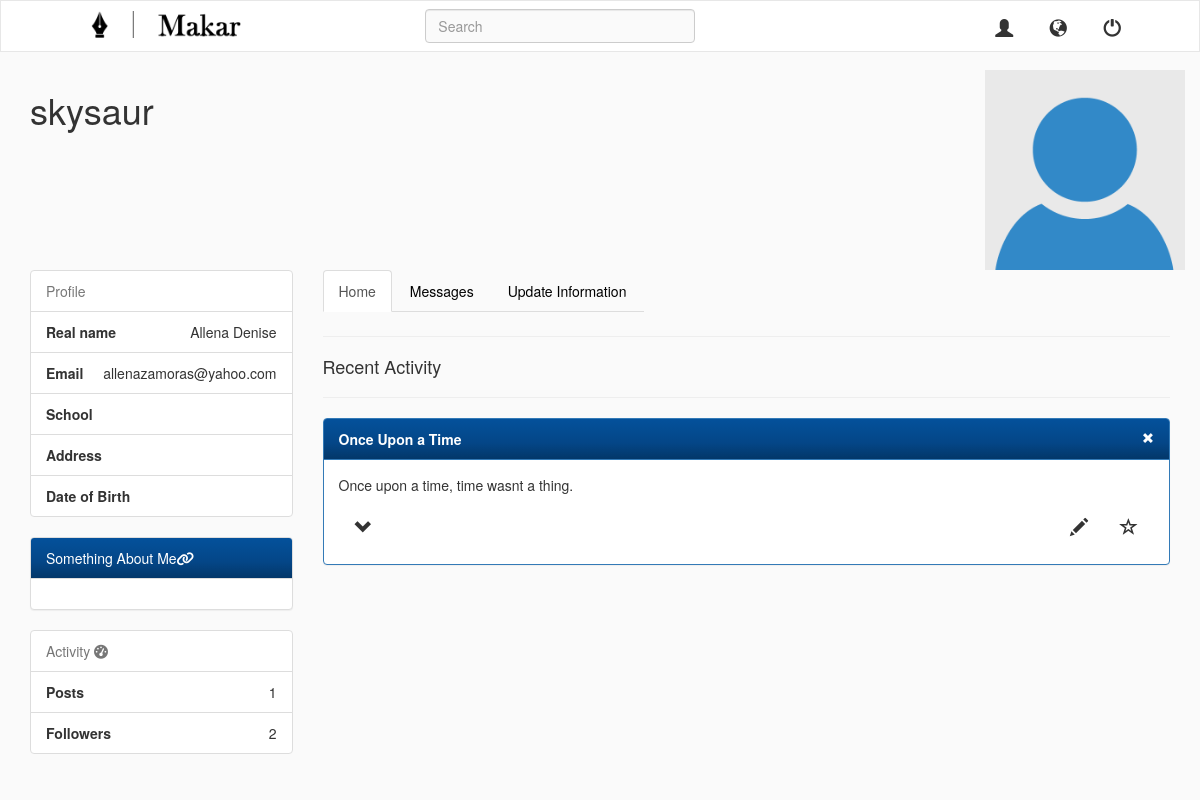
The app's page /profile.php (signed in) with its own data.
### tables this page shows
CREATE TABLE `users` (
  `user_id` int(11) NOT NULL,
  `name` varchar(50) DEFAULT NULL,
  `username` varchar(50) NOT NULL,
  `email` varchar(50) DEFAULT NULL,
  `password` varchar(50) DEFAULT NULL,
  `address` varchar(50) DEFAULT NULL,
  `school` varchar(50) DEFAULT NULL,
  `dob` date DEFAULT NULL,
  `about` varchar(50) DEFAULT NULL,
  `profile_pic` varchar(50) DEFAULT NULL
);

CREATE TABLE `post` (
  `post_id` int(11) NOT NULL,
  `post_title` varchar(70) DEFAULT NULL,
  `post` varchar(170) DEFAULT NULL,
  `no_contri` int(11) DEFAULT '0',
  `no_fave` int(11) DEFAULT NULL,
  `author_id` int(11) DEFAULT NULL,
  `pdate` datetime DEFAULT CURRENT_TIMESTAMP
);

### profile.php (the view, shortened to what this page needs)
<!DOCTYPE html>
<html lang="en">
<head>
    <link rel="stylesheet" type="text/css" href="dist/css/bootstrap.min.css">
    <link rel="stylesheet" href="css/animate.css">
</head>
<body>
    <div class='container-fluid'>
      <?php
  		require("navbar.php");
  		if(isset($_GET['id'])){
        		$id = $_GET['id'];
        	}else{
        		$id = $_SESSION['user_id'];
        	}
          $query = mysqli_query($conn,"SELECT * FROM users WHERE user_id='{$id}'");
          $row = mysqli_fetch_assoc($query);
  	  ?>
      <div class="container animated fadeIn">
        <div class="row">
            <div class="col-sm-8" id="username"><h1><?php echo $row['username']?></h1></div>
            <div class="col-sm-4 pull-right" id="prof_pic">
                <?php
                    if($row['profile_pic'] == ""){
                      echo "<img title='profile image' class='img-responsive' src='img/default.png' alt='Default Profile Pic'>";
                    } else {
                      echo "<img title='profile image' class='img-responsive img-thumbnail' src='img/".$row['profile_pic']."' alt='Profile Pic'>";
                    }
                    echo "<br>";
                ?>
            </div>
        </div>
        <div class="row">
          <div class="col-sm-3">
              <ul class="list-group">
                <li class="list-group-item text-muted">Profile</li>
                <li class='list-group-item text-right' id="name"><span class='pull-left'><strong>Real name</strong></span><?php echo $row["name"]?></li>
                <li class='list-group-item text-right' id='email'><span class='pull-left'><strong>Email</strong></span>
                  <?php if($row["email"]!=""){
                          echo $row["email"];
                        }else{
                          echo "&nbsp;&nbsp;&nbsp;&nbsp;";
                        }
                  ?>
                </li>
                <li class='list-group-item text-right' id='school'><span class='pull-left'><strong>School</strong></span>
                </li>
                <li class='list-group-item text-right' id='address'><span class='pull-left'><strong>Address</strong></span>
                </li>
                <li class='list-group-item text-right' id='dob'><span class='pull-left'><strong>Date of Birth</strong></span>
                </li>
              </ul>
              <link rel="stylesheet" type="text/css" href="css/font-awesome.min.css">
              <div class="panel panel-default">
                <div class="panel-heading">Something About Me<i class="fa fa-link fa-1x"></i></div>
                <div class="panel-body" id="about"><?php echo $row["about"] ?></div>
              </div>
              <ul class="list-group">
                <li class="list-group-item text-muted">Activity <i class="fa fa-dashboard fa-1x"></i></li>
                <li class="list-group-item text-right"><span class="pull-left"><strong>Posts</strong></span>
                  <?php
                    $postquery = mysqli_query($conn,"SELECT COUNT(post_id) FROM post WHERE author_id='{$row['user_id']}'");
                    $postcount = mysqli_fetch_row($postquery);
                    echo $postcount[0];
                  ?>
                </li>
                <li class="list-group-item text-right"><span class="pull-left"><strong>Followers</strong></span>
                  <?php
                    $followerquery = mysqli_query($conn,"SELECT COUNT(follower_id) FROM followers WHERE user_id='{$row['user_id']}'");
                    $followercount = mysqli_fetch_row($followerquery);
                    echo $followercount[0];
                  ?>
                </li>
              </ul>
          </div>
          <div class="col-sm-9">
              <ul class="nav nav-tabs" id="myTab">
                <li class="active"><a href="#home" data-toggle="tab">Home</a></li>
                <li><a href="#messages" data-toggle="tab">Messages</a></li>
                <li><a href="#update" data-toggle="tab">Update Information</a></li>
              </ul>
              <div class="tab-content">
                 <div class="tab-pane active" id="home">
                     <hr>
                      <h4>Recent Activity</h4>
                      <hr>
  				   	<?php
                        $qpost = "SELECT * FROM post WHERE author_id='{$id}' ORDER BY pdate DESC";
                        $posts = mysqli_query($conn, $qpost);
                        if($posts->num_rows > 0){
                          while($post = $posts->fetch_assoc()){
                            echo '<div class="panel panel-primary">
                                <div class="panel-heading"><strong>'.$post["post_title"].'</strong><small class="edit white"><span class="glyphicon glyphicon-remove remove" aria-hidden="true" aria-label="down"></span></small></div>
                                <div class="panel-body">
                                  <p>'.$post["post"].'</p>
                                  <div class="row">
                                    <div class="col-lg-4">
                                      <h5 class="contri"><span class="badge">'.$post["no_contri"].'</span> Contributors</h5>
                                      <button type="button" class="btn btn-default btn-lg comments">
                                        <span class="glyphicon glyphicon-chevron-down" aria-hidden="true" aria-label="down"></span>
                                      </button>
                                    </div>
                                    <div class="col-lg-4 col-lg-offset-4 editing">
                                      <input type="hidden" value="'.$post["post_id"].'" >
                                      <button type="button" class="btn btn-default btn-lg edit add_f">
                                        <span class="glyphicon glyphicon-star-empty" aria-hidden="true" aria-label="favourite"></span>
                                      </button>
                                      <button type="button" class="btn btn-default btn-lg edit add_c" data-toggle="modal" data-target="#contribute">
                                        <span class="glyphicon glyphicon-pencil" aria-hidden="true" aria-label="pencil"></span>
                                      </button>
                                    </div>
                                  </div>
                                    <ul class="list-group contri">';
                            echo"</ul>
                              </div>
                              </div>";
                          }
                        }
                      ?>
                 </div>
              </div>
          </div>
        </div>
      </div>
    </div>
</body>
</html>

### profile.php (style rules this page uses)
body { background-color: #fafafa; margin: 0px; }
.nav, .navbar-form, .btn { display: inline-block; }
.btn-default { border: 0px; }
.edit { float: right; }
a { color: black; }
.panel-heading { background-image: linear-gradient(#04519b,#044687 60%,#033769); color: #fff !important; }
#prof_pic { height: 200px; width: 200px; padding: 0; }
.white { color: white; }

### records on screen
users: username "skysaur", name "Allena Denise", email "allenazamoras@yahoo.com"
post: post_title "Once Upon a Time", post "Once upon a time, time wasnt a thing."

### other values on screen
$postcount[0] "1"
$followercount[0] "2"
